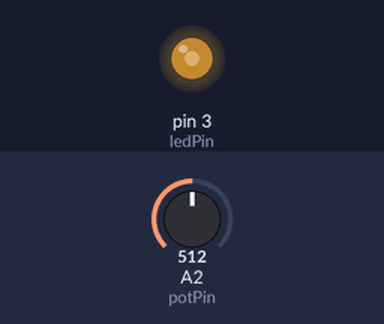
A sketch run on a simulated Arduino Uno, built with avr-gcc and run on an emulated ATmega328P. Shown: output pins drawn as LEDs (lit = HIGH). Inputs (shaded band) come from the test bench; at power-on: A2 (potPin) = 512.

Above: at 1.2 s.
1.3 s: A2 (potPin) set to 716
At 2.5 s:
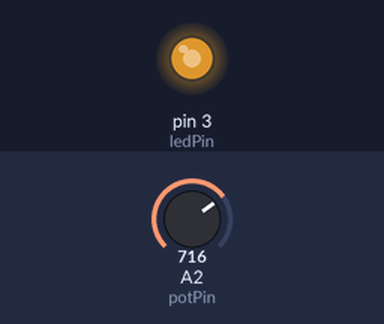
2.8 s: A2 (potPin) set to 900
At 3.9 s:
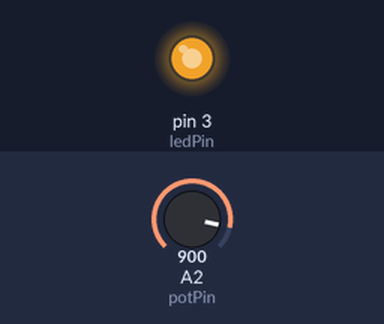
4.3 s: A2 (potPin) set to 122
At 4.9 s:
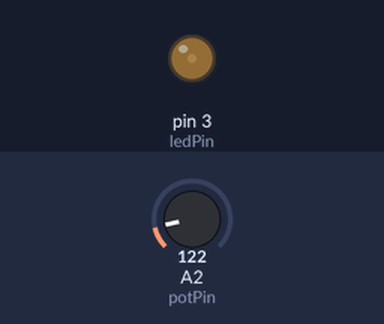
5.8 s: A2 (potPin) set to 0
At 6.2 s:
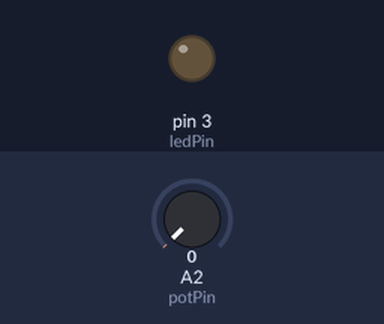
7.3 s: A2 (potPin) set to 511
At 8.4 s:
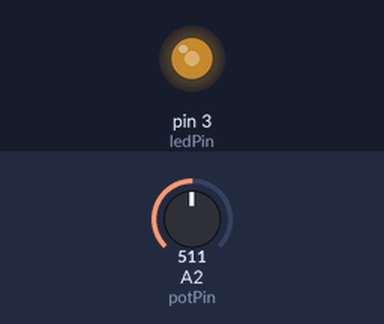
Timing chart, 0 to 9.8 s (numbered marks = the images above; inputs shaded):
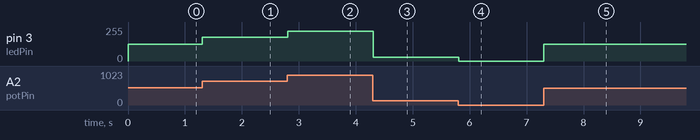

Measured:
- after the input at 1.3 s, pin 3 (ledPin): 127/255 → 178/255 at once
- after the input at 2.8 s, pin 3 (ledPin): 178/255 → 224/255 at once
- after the input at 4.3 s, pin 3 (ledPin): 224/255 → 30/255 at once
- after the input at 5.8 s, pin 3 (ledPin): 30/255 → 0/255 at once
- after the input at 7.3 s, pin 3 (ledPin): 0/255 → 127/255 at once

The sketch:

analog.ino
```cpp
int potPin = A2;
int ledPin = 3;

void setup() {
  pinMode(ledPin, OUTPUT);
}

void loop() {
  int potValue = analogRead(potPin);
  int brightness = map(potValue, 0, 1023, 0, 255);

  analogWrite(ledPin, brightness);
  delay(10);
}
```
